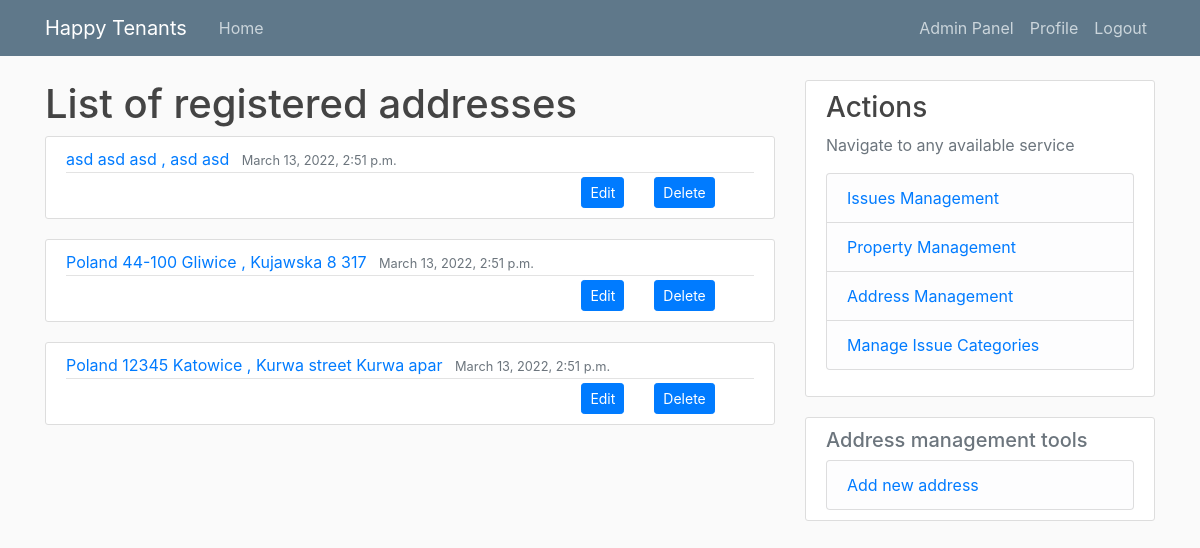
Before: /addresses/ (signed in) with the older database file.
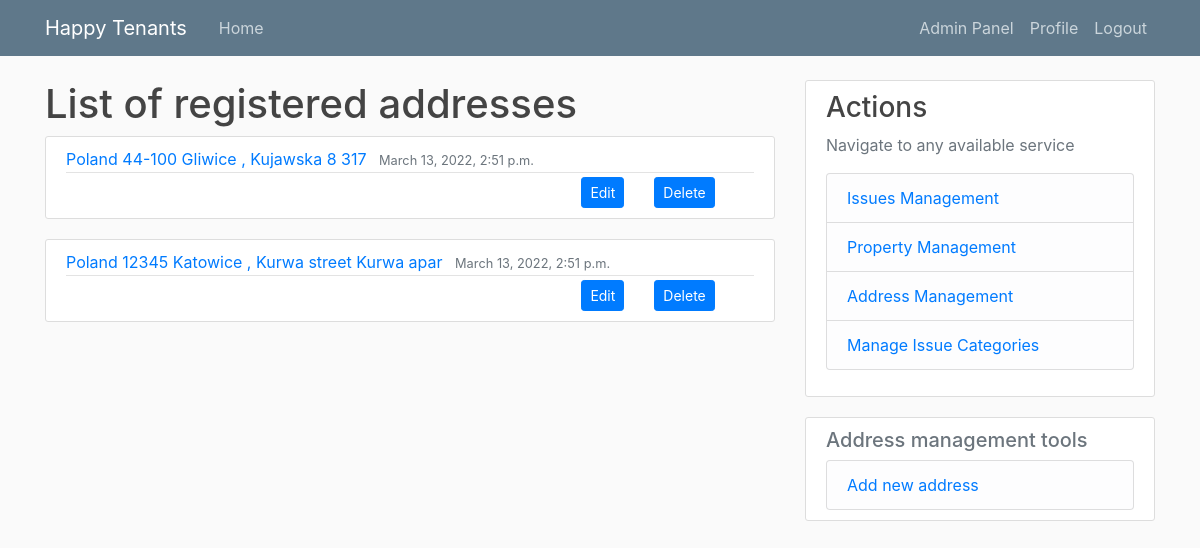
After: the same page with the newer database file.
### tenant_mgmt/models.py (models this page shows, shortened)
class Address(models.Model):
    street = models.CharField(max_length=50, null=False)
    apartment = models.CharField(max_length=10, null=False)
    city = models.CharField(max_length=50, null=False)
    zipCode = models.CharField(max_length=15, null=False)
    country = models.CharField(max_length=50, null=False)
    dateAdded = models.DateTimeField(auto_now_add=True)
    def __str__(self) -> str:
        return f'{self.country} {self.zipCode} {self.city} , {self.street} {self.apartment}'

### tenant_mgmt/views.py (the view)
# urls.py: path('addresses/', AddressListView.as_view(), name='addresses'),
@method_decorator([login_required, manager_requred], name='dispatch')
class AddressListView(ListView):
    model = Address
    template_name = 'tnt_mgmt/address/list.html'
    context_object_name = 'addresses'

### tenant_mgmt/templatetags/extra_filters.py (called while the page is built)
@register.filter(name='has_groups')
def has_groups(user, group_names):
    groups = list(group_names.split('|'))
    userGroups = user.groups.all()
    for groupName in groups:
        group = Group.objects.get(name=groupName)
        if group in userGroups:
            return True
    return False

@register.filter(name='is_active')
def is_active(user):
    return len(user.groups.all()) > 0

### tenant_mgmt/templates/tnt_mgmt/address/list.html (shortened to what this page needs)
{% extends "./base.html" %} {% block content %}
<h1>List of registered addresses</h1>
{% for address in addresses %}
<article class="media content-section">
  <div class="media-body">
    <div class="article-metadata">
      <a class="mr-2" href="{% url 'addressDetails' address.id %}">{{ address }}</a>
      <small class="text-muted">{{ address.dateAdded }}</small>
    </div>
    <div class="container">
      <div class="row">
        <div class="col">
        </div>
        <div class="col-md-auto">
            <a class="btn btn-primary btn-sm" href="{% url 'addressEdit' address.id %}" role="button">Edit</a>
        </div>
        <div class="col col-lg-2">
          <a class="btn btn-primary btn-sm" href="{% url 'addressDelete' address.id %}" role="button">Delete</a>
        </div>
      </div>
    </div>
  </div>
</article>
{% empty %}
<small>Empty</small>
{% endfor %} {% endblock content %}

Changed rows visible on the page:
removed Address: country+zipCode+city "asd asd asd , asd asd", dateAdded "March 13, 2022, 2:51 p.m."
